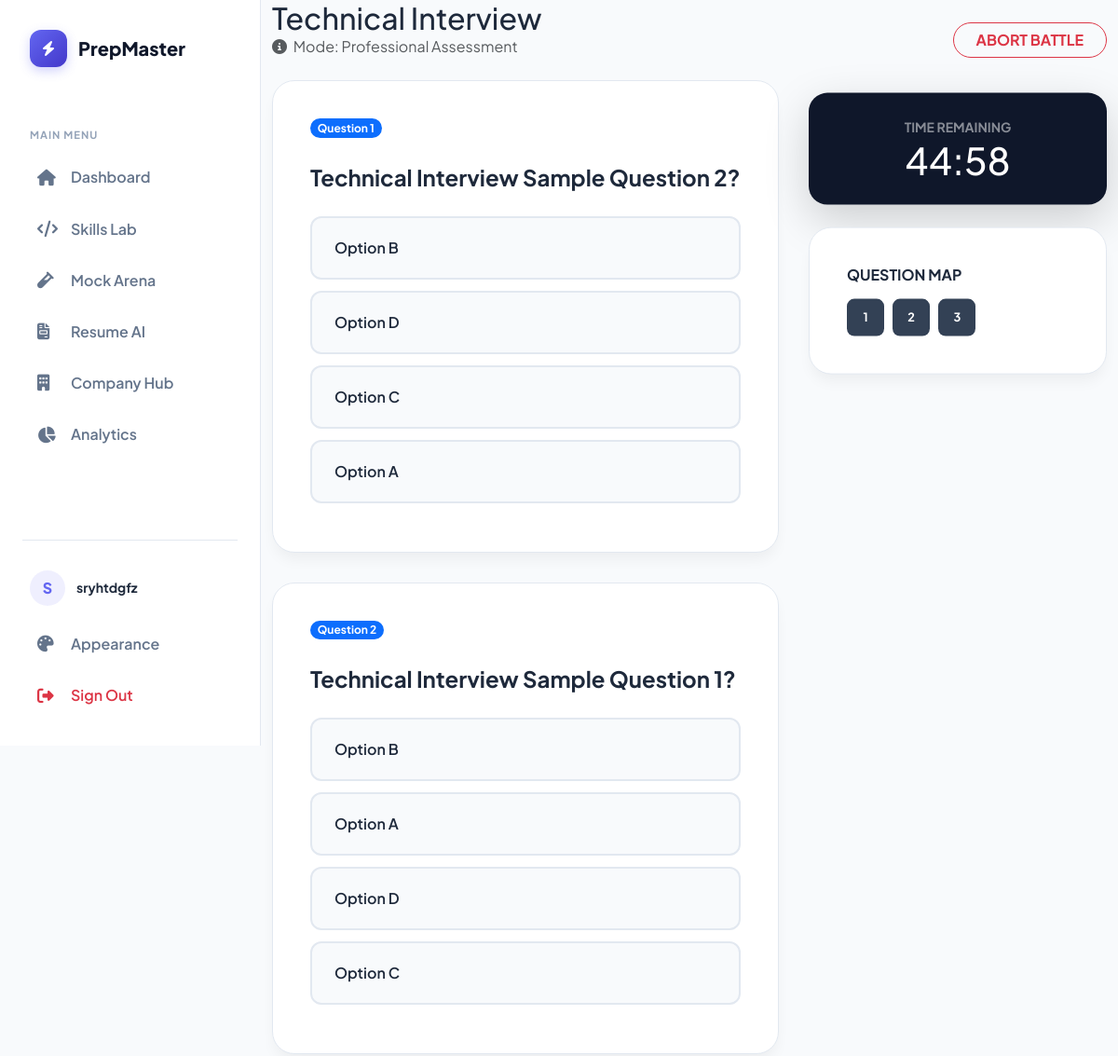
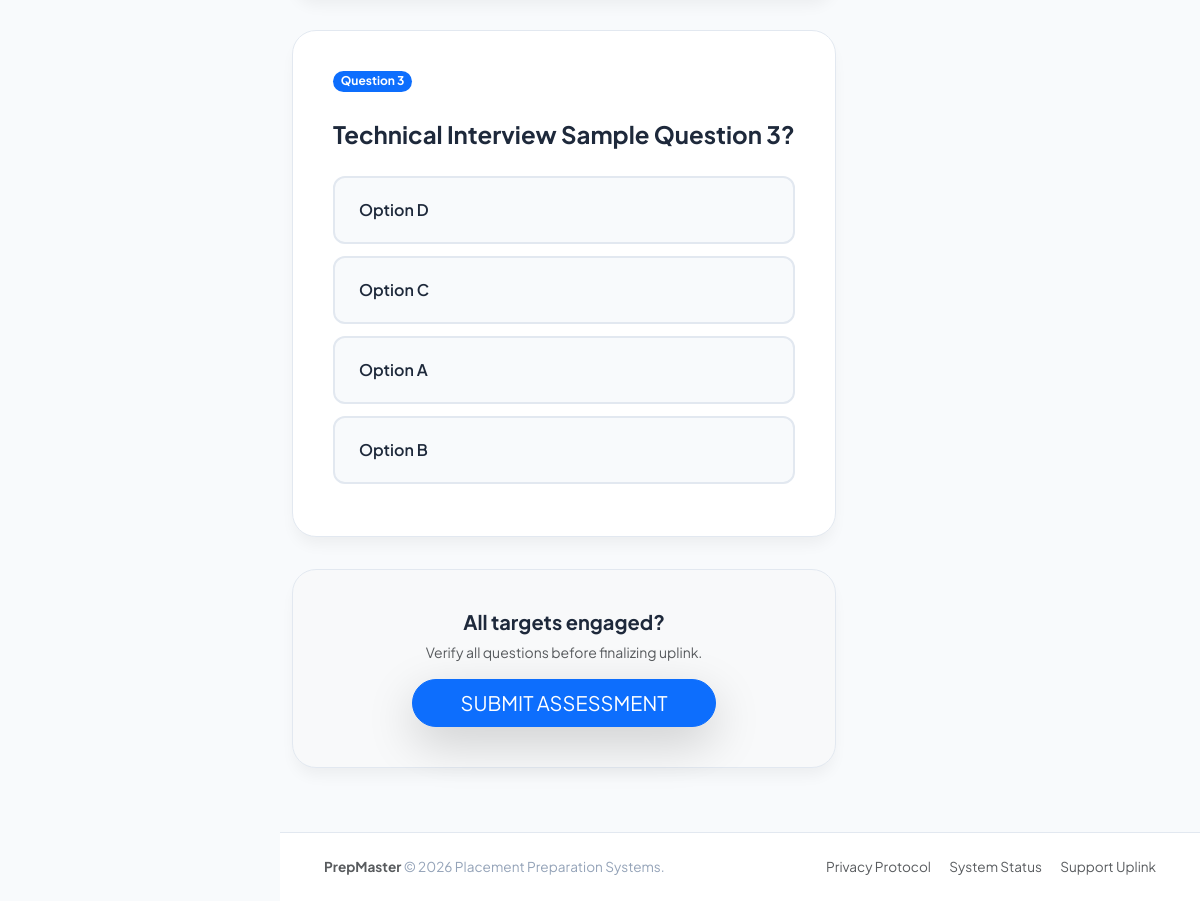
The app's page /mock-tests/1/ (signed in) with its own data (2 pictures, top to bottom).
### dashboard/models.py (models this page shows, shortened)
class MockTest(models.Model):
    name = models.CharField(max_length=100)
    description = models.TextField(blank=True)

class MockTestQuestion(models.Model):
    test = models.ForeignKey(MockTest, on_delete=models.CASCADE, related_name='questions')
    question = models.TextField()
    option1 = models.CharField(max_length=255)
    option2 = models.CharField(max_length=255)
    option3 = models.CharField(max_length=255)
    option4 = models.CharField(max_length=255)
    answer = models.CharField(max_length=255)  # the correct option

### dashboard/views.py (the view, shortened to what this page needs)
# urls.py: path('mock-tests/<int:test_id>/', views.take_mock_test, name='take_mock_test'),
@login_required
def take_mock_test(request, test_id):
    test = get_object_or_404(MockTest, id=test_id)
    questions_query = test.questions.all().order_by('?')
    processed_questions = []
    for q in questions_query:
        options = [q.option1, q.option2, q.option3, q.option4]
        random.shuffle(options)
        processed_questions.append({
            'id': q.id,
            'question': q.question,
            'options': options
        })
    context = {
        'test': test,
        'questions': processed_questions,
        'total_questions': len(processed_questions)
    }
    return render(request, 'take_mock_test.html', context)

### dashboard/templates/take_mock_test.html (shortened to what this page needs)
{% extends 'base.html' %}
{% block content %}
<link rel="stylesheet" href="https://cdnjs.cloudflare.com/ajax/libs/animate.css/4.1.1/animate.min.css"/>
<div class="container-fluid animate__animated animate__fadeIn">
    <div class="d-flex justify-content-between align-items-end mb-4">
        <div>
            <h2 class="fw-black mb-0">{{ test.name }}</h2>
            <p class="text-muted mb-0"><i class="fas fa-info-circle me-1"></i> Mode: Professional Assessment</p>
        </div>
        <button class="btn btn-outline-danger rounded-pill px-4 fw-bold" onclick="abortBattle()">ABORT BATTLE</button>
    </div>
    <div class="arena-grid">
        <form method="POST" id="battleForm">
            {% for q in questions %}
            <div class="question-card animate__animated animate__fadeInUp" id="q-block-{{ forloop.counter }}">
                <div class="d-flex justify-content-between align-items-center mb-4">
                    <span class="badge bg-primary rounded-pill">Question {{ forloop.counter }}</span>
                </div>
                <h4 class="fw-bold mb-4" style="line-height: 1.5;">{{ q.question|safe }}</h4>
                <div class="options-wrapper">
                    {% for option in q.options %}
                    <div class="option-container">
                        <label class="option-label" for="opt-{{ q.id }}-{{ forloop.index }}">
                            {{ option|safe }}
                        </label>
                    </div>
                    {% endfor %}
                </div>
            </div>
            {% endfor %}
            <div class="question-card text-center bg-light border-dashed">
                <h5 class="fw-bold">All targets engaged?</h5>
                <p class="text-muted small">Verify all questions before finalizing uplink.</p>
                <button type="submit" class="btn btn-primary btn-lg rounded-pill px-5 shadow-lg fw-black">SUBMIT ASSESSMENT</button>
            </div>
        </form>
        <div class="sticky-top" style="top: 100px;">
            <div class="hud-card shadow-lg mb-4">
                <small class="text-uppercase opacity-50 fw-bold">Time Remaining</small>
                <h1 class="fw-black mb-0" id="timer">45:00</h1>
            </div>
            <div class="question-card">
                <h6 class="fw-bold mb-3 text-uppercase">Question Map</h6>
                <div class="nav-grid">
                    {% for q in questions %}
                    <a href="#q-block-{{ forloop.counter }}" class="nav-dot" id="dot-{{ forloop.counter }}">{{ forloop.counter }}</a>
                    {% endfor %}
                </div>
            </div>
        </div>
    </div>
</div>
{% endblock %}

### dashboard/templates/base.html (shortened to what this page needs)
<!DOCTYPE html>
<html lang="en">
<head>
    <link href="https://cdn.jsdelivr.net/npm/bootstrap@5.3.2/dist/css/bootstrap.min.css" rel="stylesheet">
    <link rel="stylesheet" href="https://cdnjs.cloudflare.com/ajax/libs/font-awesome/6.4.0/css/all.min.css">
    <link rel="stylesheet" href="https://cdnjs.cloudflare.com/ajax/libs/animate.css/4.1.1/animate.min.css">
</head>
<body>
    <aside class="sidebar-wrapper" id="sidebar">
        <a href="{% url 'dashboard' %}" class="brand-logo">
            <div class="logo-box"><i class="fas fa-bolt"></i></div>
            <span class="brand-name">PrepMaster</span>
        </a>
        <div class="nav-section-label">Main Menu</div>
        <nav class="flex-grow-1">
            <a href="{% url 'dashboard' %}" class="menu-link {% if request.resolver_match.url_name == 'dashboard' %}active{% endif %}">
                <i class="fas fa-home-alt"></i> Dashboard
            </a>
            <a href="{% url 'skills' %}" class="menu-link {% if request.resolver_match.url_name == 'skills' %}active{% endif %}">
                <i class="fas fa-code"></i> Skills Lab
            </a>
            <a href="{% url 'mock_tests' %}" class="menu-link {% if request.resolver_match.url_name == 'mock_tests' %}active{% endif %}">
                <i class="fas fa-vial"></i> Mock Arena
            </a>
            <a href="{% url 'resume_upload' %}" class="menu-link {% if request.resolver_match.url_name == 'resume_upload' %}active{% endif %}">
                <i class="fas fa-file-invoice"></i> Resume AI
            </a>
            <a href="{% url 'target_companies' %}" class="menu-link {% if request.resolver_match.url_name == 'target_companies' %}active{% endif %}">
                <i class="fas fa-building"></i> Company Hub
            </a>
            <a href="{% url 'analytics_page' %}" class="menu-link {% if request.resolver_match.url_name == 'analytics_page' %}active{% endif %}">
                <i class="fas fa-chart-pie"></i> Analytics
            </a>
        </nav>
        <div class="sidebar-footer">
            <div class="user-info-box">
                <div class="avatar-circle">{{ request.user.username|slice:":1"|upper }}</div>
                <div class="flex-grow-1">
                    <div class="small fw-bold">{{ request.user.username|default:"Scholar" }}</div>
                </div>
            </div>
            <a href="#" class="menu-link" onclick="cycleTheme()">
                <i class="fas fa-palette"></i> Appearance
            </a>
            <a href="{% url 'logout' %}" class="menu-link text-danger">
                <i class="fas fa-sign-out-alt"></i> Sign Out
            </a>
        </div>
    </aside>
    <main class="main-content-wrapper">
        <div class="page-body animate__animated animate__fadeIn">
            {% block content %}{% endblock %}
        </div>
        <footer class="footer-main">
            <div class="container-fluid">
                <div class="row align-items-center">
                    <div class="col-md-6 text-center text-md-start">
                        <span class="fw-bold text-dark opacity-75">PrepMaster</span> &copy; 2026 Placement Preparation Systems.
                    </div>
                    <div class="col-md-6 text-center text-md-end mt-2 mt-md-0">
                        <a href="#" class="text-decoration-none text-muted me-3">Privacy Protocol</a>
                        <a href="#" class="text-decoration-none text-muted me-3">System Status</a>
                        <a href="#" class="text-decoration-none text-muted">Support Uplink</a>
                    </div>
                </div>
            </div>
        </footer>
    </main>
</body>
</html>

### dashboard/templates/base.html (style rules this page uses)
:root { --primary: #6366f1; --primary-light: rgba(99, 102, 241, 0.1); --secondary: #64748b; --dark-bg: #0f172a; --sidebar-width: 280px; --transition: all 0.3s cubic-bezier(0.4, 0, 0.2, 1); }
body { font-family: 'Plus Jakarta Sans', sans-serif; background-color: #f8fafc; color: #1e293b; margin: 0; display: flex; }
.sidebar-wrapper { width: var(--sidebar-width); height: 100vh; position: fixed; left: 0; top: 0; background: white; border-right: 1px solid #e2e8f0; z-index: 1050; transition: var(--transition); padding: 1.5rem; display: flex; flex-direction: column; }
.main-content-wrapper { margin-left: var(--sidebar-width); width: calc(100% - var(--sidebar-width)); min-height: 100vh; display: flex; flex-direction: column; transition: var(--transition); background: #f8fafc; }
.page-body { flex: 1 0 auto; padding-bottom: 2rem; }
.brand-logo { display: flex; align-items: center; gap: 12px; padding: 0.5rem; margin-bottom: 2rem; text-decoration: none; }
.logo-box { width: 40px; height: 40px; background: linear-gradient(135deg, var(--primary) 0%, #4338ca 100%); border-radius: 12px; display: flex; align-items: center; justify-content: center; color: white; box-shadow: 0 4px 12px rgba(99, 102, 241, 0.3); }
.brand-name { font-weight: 800; font-size: 1.25rem; color: #0f172a; }
.nav-section-label { font-size: 0.7rem; font-weight: 700; color: #94a3b8; text-transform: uppercase; letter-spacing: 1px; margin: 1.5rem 0 0.75rem 0.5rem; }
.menu-link { display: flex; align-items: center; padding: 0.85rem 1rem; color: #64748b; text-decoration: none; border-radius: 12px; font-weight: 600; transition: var(--transition); margin-bottom: 4px; }
.menu-link i { width: 24px; font-size: 1.1rem; margin-right: 12px; }
.sidebar-footer { margin-top: auto; padding-top: 1rem; border-top: 1px solid #e2e8f0; }
.user-info-box { display: flex; align-items: center; gap: 12px; padding: 1rem 0.5rem; }
.avatar-circle { width: 38px; height: 38px; background: var(--primary-light); color: var(--primary); border-radius: 50%; display: flex; align-items: center; justify-content: center; font-weight: 800; }
.footer-main { flex-shrink: 0; padding: 1.5rem 2rem; background: white; border-top: 1px solid #e2e8f0; color: #94a3b8; font-size: 0.85rem; }

### dashboard/templates/take_mock_test.html (style rules this page uses)
:root { --accent: #6366f1; --bg-pale: #f8fafc; }
.arena-grid { display: grid; grid-template-columns: 1fr 320px; gap: 2rem; align-items: start; }
.question-card { background: white; border-radius: 1.5rem; padding: 2.5rem; border: 1px solid #e2e8f0; box-shadow: 0 10px 15px -3px rgba(0,0,0,0.05); margin-bottom: 2rem; position: relative; }
.option-container { position: relative; margin-bottom: 12px; }
.option-label { display: flex; align-items: center; padding: 1.25rem 1.5rem; background: var(--bg-pale); border: 2px solid #e2e8f0; border-radius: 12px; cursor: pointer; transition: 0.2s; font-weight: 600; }
.hud-card { background: #0f172a; color: white; border-radius: 1.25rem; padding: 1.5rem; text-align: center; }
.nav-grid { display: grid; grid-template-columns: repeat(5, 1fr); gap: 8px; margin-top: 1rem; }
.nav-dot { width: 40px; height: 40px; border-radius: 8px; background: #334155; display: flex; align-items: center; justify-content: center; color: white; text-decoration: none; font-size: 0.8rem; font-weight: 700; }

### records on screen
MockTest: name "Technical Interview"
MockTestQuestion: question "Technical Interview Sample Question 2?", options "Option B" "Option D" "Option C" "Option A"
MockTestQuestion: question "Technical Interview Sample Question 1?", options "Option B" "Option A" "Option D" "Option C"
MockTestQuestion: question "Technical Interview Sample Question 3?", options "Option D" "Option C" "Option A" "Option B"

### other values on screen
{{ request.user.username|slice:":1"|upper }} "S"
{{ request.user.username|default:"Scholar" }} "sryhtdgfz"
